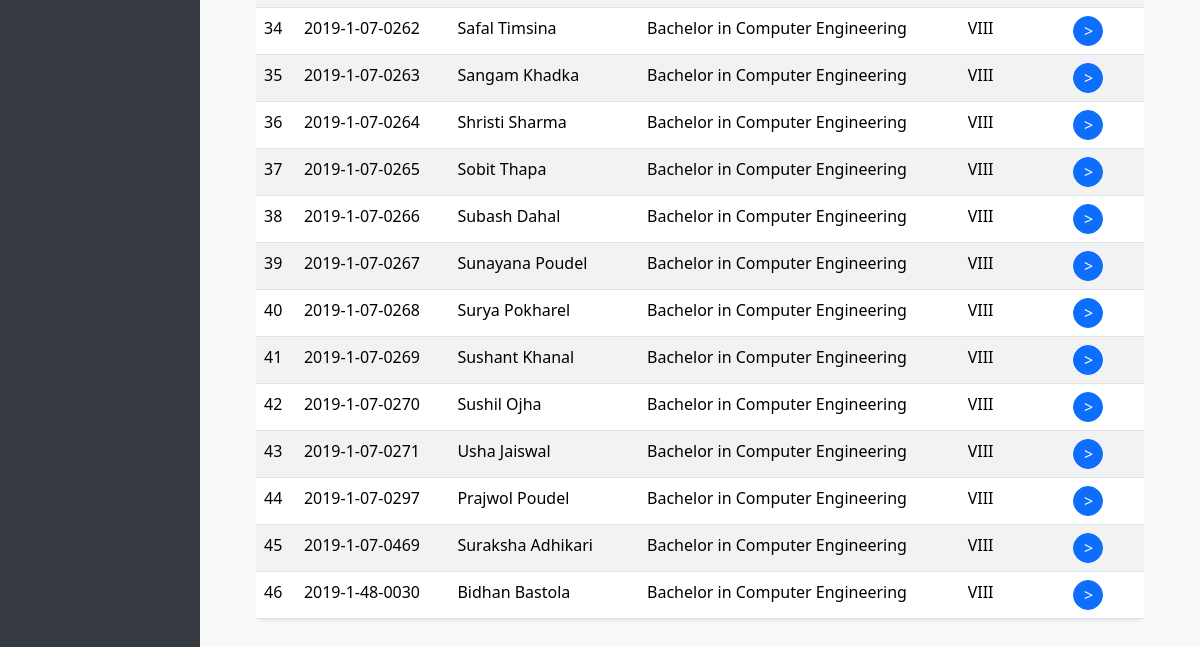
Page /staff/students/1/ (signed in, lower part) on the earlier database version.
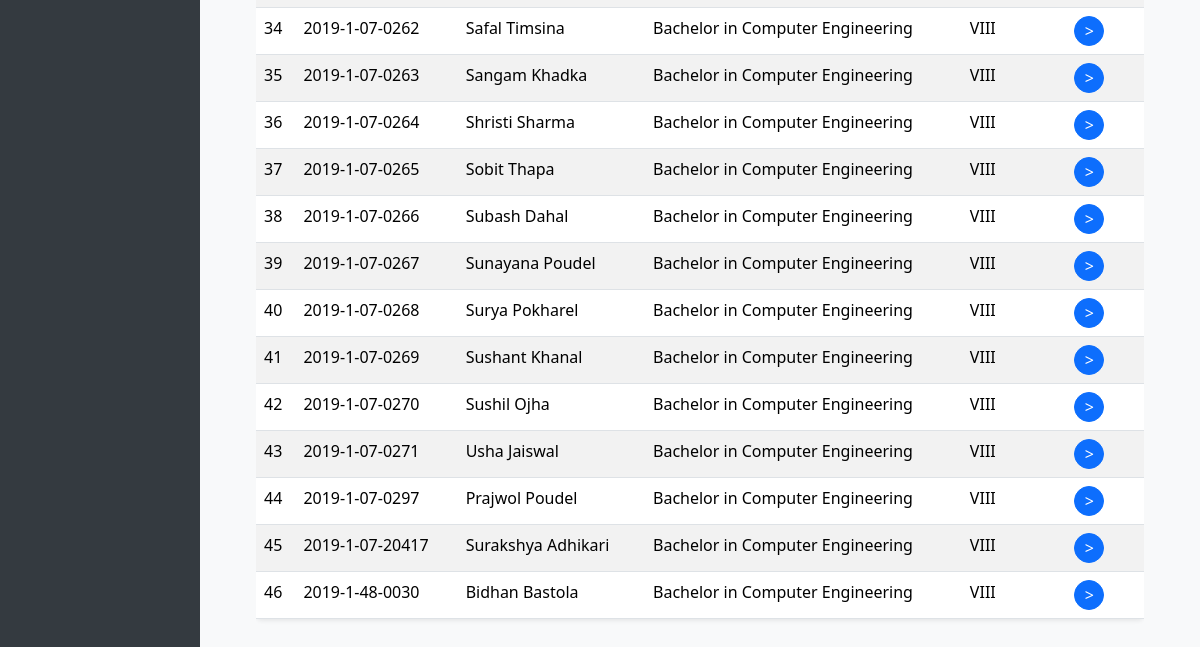
Same page on the later database version.
### student/models.py (models this page shows, shortened)
class Student(models.Model):
    registration_number = models.CharField(max_length=30, unique=True)
    first_name = models.CharField(max_length=50)
    middle_name = models.CharField(max_length=50, null=True, blank=True)
    last_name = models.CharField(max_length=100)
    batch_year = models.CharField(max_length=4)
    gender = models.CharField(max_length=1, choices=[('M', 'Male'), ('F', 'Female'), ('O', 'Other')])
    date_of_birth = models.DateField()
    email = models.EmailField(blank=True, null=True)
    program = models.ForeignKey(Program, on_delete=models.CASCADE)
    semester = models.ForeignKey(Semester, on_delete=models.RESTRICT)
    user = models.OneToOneField(User, on_delete=models.RESTRICT, null=True, blank=True)

class Program(models.Model):
    program_id = models.CharField(max_length=12, unique=True)
    program_name = models.CharField(max_length=60)

class Semester(models.Model):
    SEMESTER_CHOICES = [
        ('I', 'I'),
        ('II', 'II'),
        ('III', 'III'),
        ('IV', 'IV'),
        ('V', 'V'),
        ('VI', 'VI'),
        ('VII', 'VII'),
        ('VIII', 'VIII'),
    ]
    semester_id = models.CharField(max_length=4, unique=True)
    semester = models.CharField(max_length=5, choices=SEMESTER_CHOICES)

### student/views.py (the view)
# urls.py: path('staff/students/<pk>/', views.student_lists, name='student_lists'),
@login_required
def student_lists(request, pk):
    teacher = get_object_or_404(User, pk=pk)
    program_courses = ProgramCourse.objects.filter(teacher=teacher)
    if teacher != request.user:
        return HttpResponseForbidden("You are not authorized!")
    course = request.GET.get('course')
    semester = request.GET.get('semester')
    students = Student.objects.filter(semester__programcourse__in=program_courses).distinct().order_by('registration_number')
    if course:
        students = students.filter(semester__programcourse__course__course_name=course)
    distinct_programs = program_courses.values_list('program__program_name', flat=True).distinct()
    distinct_courses = program_courses.values_list('course__course_name', flat=True).distinct()
    distinct_semesters = program_courses.values_list('semester__semester', flat=True).distinct()
    context = {
        'teacher': teacher,
        'students': students,
        'program_courses': program_courses,
        'programs': distinct_programs,
        'semesters': distinct_semesters,
        'courses': distinct_courses,
    }
    return render(request, 'staff/student_list.html', context)

### templates/staff/student_list.html (shortened to what this page needs)
<!DOCTYPE html>
{% extends 'staff/index.html' %}
{% load static %}
{% block student_list %}
<div class="container-fluid mt-5">
    <div class="container">
        <div class="table-responsive">
            <table class="table table-striped table-hover shadow-sm rounded bg-white">
                <tbody>
                    {% for student in students %}
                    <tr>
                        <td>{{ forloop.counter }}</td>
                        <td>{{ student.registration_number }}</td>
                        <td>{{ student.first_name }} {{ student.last_name }}</td>
                        <td>{{ student.program.program_name }}</td>
                        <td>{{ student.semester.semester }}</td>
                        <td class="text-end">
                            <a href="{% url 'students:student_detail' pk=student.pk %}" class="btn btn-primary rounded-circle d-flex align-items-center justify-content-center" style="width: 30px; height: 30px;">
                                &gt;
                            </a>
                        </td>
                    </tr>
                    {% endfor %}
                </tbody>
            </table>
        </div>
    </div>
</div>
{% endblock %}

Differences in the rows shown:
removed Student: registration_number "2019-1-07-0469", first_name "Suraksha", last_name "Adhikari", program.program_name "Bachelor in Computer Engineering", semester.semester "VIII"
added Student: registration_number "2019-1-07-20417", first_name "Surakshya", last_name "Adhikari", program.program_name "Bachelor in Computer Engineering", semester.semester "VIII"
